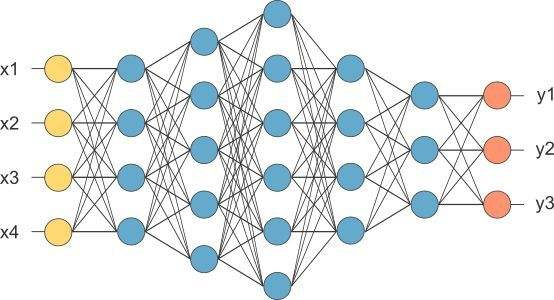
#> input picture code/pic.jpg, 554 x 300 px
$ python pic_01.py
#> lines starting #> are read from the running program, lines starting #| are printed output that depends on the picture
from PIL import Image
import numpy as np
import matplotlib.pyplot as plt

img = Image.open("pic.jpg")
#> img is the input picture: PIL image 554x300 RGB; mean R, G, B 228.2, 231.8, 232.3
r,g,b = img.split()
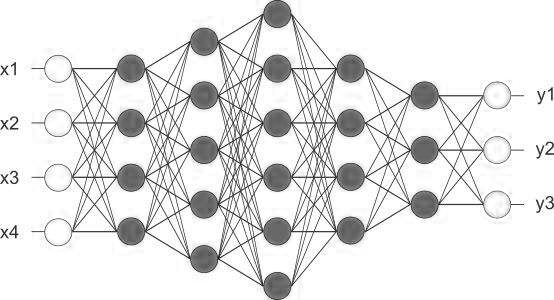
#> r: PIL image 554x300 L; min 0, max 255, mean 228.2
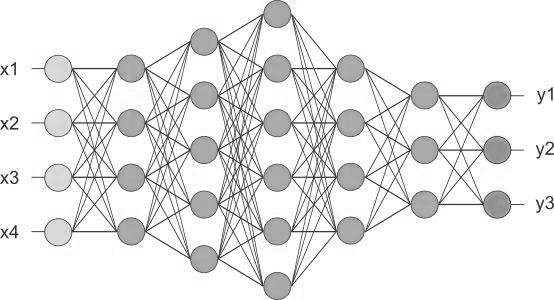
#> g: PIL image 554x300 L; min 0, max 255, mean 231.8
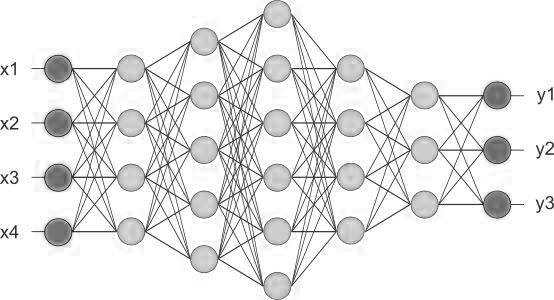
#> b: PIL image 554x300 L; min 0, max 255, mean 232.3
img0 = Image.merge('RGB',(r.point(lambda i:i==i*0),g.point(lambda i:i==i*0),b))
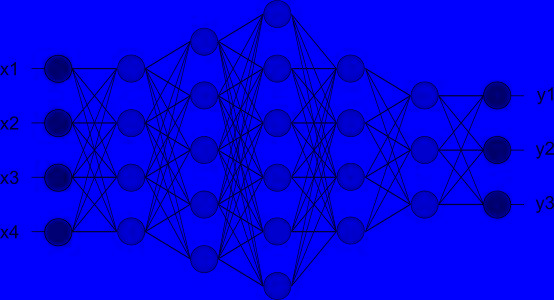
#> img0: PIL image 554x300 RGB; mean R, G, B 0, 0, 232.3

img_data = np.array(img)

# plt.imshow(img_data)

a=img_data.transpose(1,0,2)
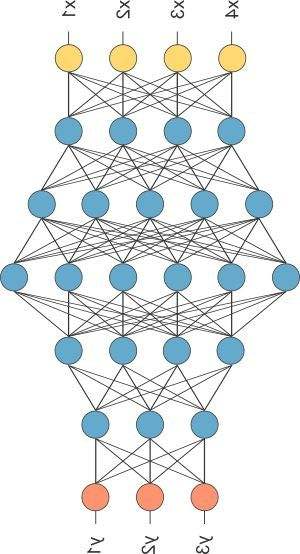
#> a: shape (554, 300, 3); mean R, G, B 228.2, 231.8, 232.3
print(img_data.shape)
#| (300, 554, 3)
plt.imshow(a)#显示图片
plt.show()
# img.show()
